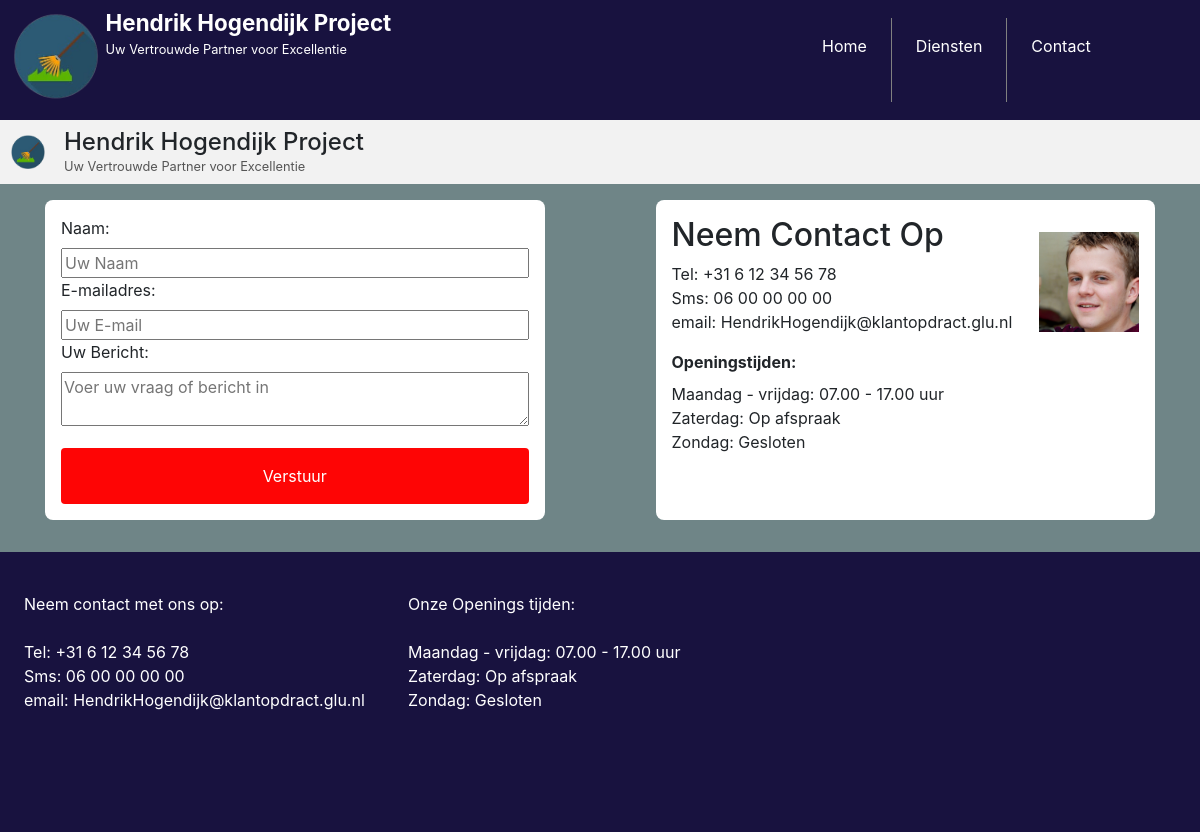
The page /contact.php on the database its author committed.
### tables this page shows
CREATE TABLE `informatie` (
  `info_id` int(11) NOT NULL,
  `info_type` int(11) NOT NULL,
  `info_tekst` varchar(255) NOT NULL
);

### contact.php (the view, shortened to what this page needs)
<?php
include('assets/core/header.php');
$naam = isset($_POST['naam']) ? $_POST['naam'] : '';
$email = isset($_POST['email']) ? $_POST['email'] : '';
$bericht = isset($_POST['bericht']) ? $_POST['bericht'] : '';
?>
<!DOCTYPE html>
<html lang="nl">
<head>
</head>
<body>
    <header>
        <div class="header-content">
            <div class="logo">
                <img src="assets/img/hark-removebg-preview.png" alt="Hendrik Hogendijk Logo" width="40" height="40">
            </div>
            <div>
                <h1>Hendrik Hogendijk Project</h1>
                <p>Uw Vertrouwde Partner voor Excellentie</p>
            </div>
        </div>
    </header>
    <div class="container">
    <form action="" method="post">
            <label for="name">Naam:</label>
            <input type="text" id="name" name="naam" placeholder="Uw Naam" value="<?php echo $naam; ?>" required>
            <label for="email">E-mailadres:</label>
            <input type="email" id="email" name="email" placeholder="Uw E-mail" value="<?php echo $email; ?>" required>
            <label for="message">Uw Bericht:</label>
            <textarea id="message" name="bericht" placeholder="Voer uw vraag of bericht in" required><?php echo $bericht; ?></textarea>
            <button type="submit">Verstuur</button>
        </form>
        <div class="contact-info">
            <h2>Neem Contact Op</h2>
            <?php
        $sql = "SELECT info_tekst FROM informatie WHERE info_type = 1";
        $liqry = $con->prepare($sql);
        if ($liqry === false) {
            echo mysqli_error($con);
        } else {
            $liqry->bind_result($info_tekst);
            if ($liqry->execute()) {
                $liqry->store_result();
                while ($liqry->fetch()) {
                    echo $info_tekst . "<br>";
                }
            }
        }
        ?>
            <p><b>Openingstijden:</b></p>
            <?php
        $sql = "SELECT info_tekst FROM informatie WHERE info_type = 2";
        $liqry = $con->prepare($sql);
        if ($liqry === false) {
            echo mysqli_error($con);
        } else {
            $liqry->bind_result($info_tekst);
            if ($liqry->execute()) {
                $liqry->store_result();
                while ($liqry->fetch()) {
                    echo $info_tekst . "<br>";
                }
            }
        }
        ?>
            <img src="assets/img/henrik.png" alt="Hendrik Hogendijk" width="150" height="100">
        </div>
    </div>
</body>
</html>
<?php
include('assets/core/footer.php');
?>

### assets/core/footer.php (shortened to what this page needs)
<div class="footer">
    <div class="footer-contact">
        Neem contact met ons op: <br><br>
        <?php
        $sql = "SELECT info_tekst FROM informatie WHERE info_type = 1";
        $liqry = $con->prepare($sql);
        if ($liqry === false) {
            echo mysqli_error($con);
        } else {
            $liqry->bind_result($info_tekst);
            if ($liqry->execute()) {
                $liqry->store_result();
                while ($liqry->fetch()) {
                    echo $info_tekst . "<br>";
                }
            }
        }
        ?>
    </div>
    <div class="footer-dagen">
    Onze Openings tijden: <br><br>
        <?php
        $sql = "SELECT info_tekst FROM informatie WHERE info_type = 2";
        $liqry = $con->prepare($sql);
        if ($liqry === false) {
            echo mysqli_error($con);
        } else {
            $liqry->bind_result($info_tekst);
            if ($liqry->execute()) {
                $liqry->store_result();
                while ($liqry->fetch()) {
                    echo $info_tekst . "<br>";
                }
            }
        }
        ?>
    </div>
    <div class="d"></div>
</div>
</body>
</html>

### assets/css/style.css (style rules this page uses)
.footer { margin-bottom: 0vh; background-color: rgb(24, 18, 63); width: 100%; height: 35vh; display: flex; gap: 2vw; }
.footer-contact { width: 32vw; padding-top: 5vh; padding-left: 2vw; color: white; }
.footer-dagen { width: 32vw; padding-top: 5vh; color: white; }
.d { width: 32vw; }
.bg-6F8587 { background-color: #6f8587; }
body { background-color: #bdbdbd; font-family: sans-serif; margin: 0; padding: 0; }
header { background-color: #f2f2f2; padding: 0.5em; text-align: left; display: flex; align-items: center; justify-content: space-between; }
.header-content { display: flex; align-items: center; }
.header-content h1 { margin: 0; font-size: 1.5em; }
.header-content p { margin: 0; font-size: 0.8em; color: #555; }
.logo { margin-right: 1em; }
.logo img { width: 40px; height: auto; vertical-align: middle; }
.container { display: flex; flex-wrap: wrap; justify-content: space-between; padding: 1em; }
form { flex: 1 1 45%; max-width: 45%; padding: 1em; background-color: #fff; border-radius: 8px; margin-bottom: 1em; }
form label, form input, form textarea, form button { width: 100%; }
.contact-info { flex: 1 1 45%; max-width: 45%; padding: 1em; background-color: #fff; border-radius: 8px; margin-bottom: 1em; position: relative; }
.contact-info p { margin-bottom: 0.5em; }
.contact-info img { width: 100%; height: auto; max-width: 100px; position: absolute; top: 2em; right: 1em; }
button[type="submit"], button.cta { background-color: #fe0505; color: #fff; padding: 1em 2em; border: none; border-radius: 4px; cursor: pointer; width: 100%; margin-top: 1em; }

### rows shown on the page
informatie: info_tekst "Tel: +31 6 12 34 56 78"
informatie: info_tekst "Sms: 06 00 00 00 00"
informatie: info_tekst "email: HendrikHogendijk@klantopdract.glu.nl"
informatie: info_tekst "Maandag - vrijdag: 07.00 - 17.00 uur"
informatie: info_tekst "Zaterdag: Op afspraak"
informatie: info_tekst "Zondag: Gesloten"
